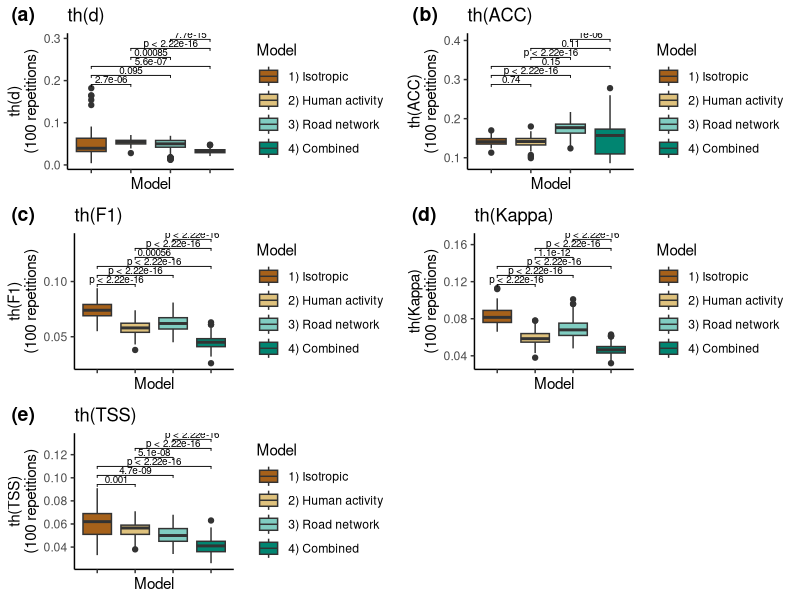

This figure's R source:
#!/usr/bin/env Rscript
# coding: utf-8

suppressWarnings(library("ggplot2"))
suppressWarnings(library("cowplot"))
suppressWarnings(library("ggpubr"))

### Load the evaluation metrics data ###
load_evaluation_metrics <- function()
{
  #------------------------------------#
  # 1) Load data                       #
  #------------------------------------#
  isotropic        = read.table("4_models_evaluation/1-isotropic/score_distribution.txt", sep=" ", h=T)
  human_activity   = read.table("4_models_evaluation/2-human_activity/score_distribution.txt", sep=" ", h=T)
  road_network     = read.table("4_models_evaluation/3-road_network/score_distribution.txt", sep=" ", h=T)
  combined         = read.table("4_models_evaluation/4-combined/score_distribution.txt", sep=" ", h=T)
  N_isotropic      = length(isotropic[,1])
  N_human_activity = length(human_activity[,1])
  N_road_network   = length(road_network[,1])
  N_combined       = length(combined[,1])
  #------------------------------------#
  # 2) Merge dataframes                #
  #------------------------------------#
  data        = as.data.frame(rbind(isotropic, human_activity, road_network, combined))
  names(data) = names(isotropic)
  data$Model  = c(rep("1) Isotropic", N_isotropic), rep("2) Human activity", N_human_activity), rep("3) Road network", N_road_network), rep("4) Combined", N_combined))
  #------------------------------------#
  # 3) Add sensitivity and specificity #
  #------------------------------------#
  data$Sensitivity = data$TPR
  data$Specificity = 1-data$FPR
  return(data)
}

### Plot score distribution through models ###
plot_score <- function( data, my_comparisons, score_name, score_label, pvalue_size )
{
  p = ggplot(data, aes_string(x="Model", y=score_name, fill="Model")) +
    scale_fill_brewer(palette = "BrBG") +
    geom_boxplot() +
    stat_compare_means(comparisons=my_comparisons, p.adjust.method="bonferroni", method='wilcox.test') +
    xlab("Model") +
    ylab(paste0(score_label, "\n(100 repetitions)")) +
    ggtitle(score_label) +
    theme_classic() +
    theme(axis.text.x=element_blank())
  p$layers[[2]]$aes_params$textsize = pvalue_size
  return(p)
}

### Plot the distributions of evaluation metric thresholds ###
plot_evaluation_threshold <- function()
{
  data = load_evaluation_metrics()
  ###############################
  my_comparisons = list(c("1) Isotropic", "2) Human activity"), c("1) Isotropic", "3) Road network"), c("1) Isotropic", "4) Combined"), c("2) Human activity", "3) Road network"), c("2) Human activity", "4) Combined"), c("3) Road network", "4) Combined"))
  ###############################
  p1 = plot_score(data, my_comparisons, "d_th", "th(d)", 2.5)
  p2 = plot_score(data, my_comparisons, "ACC_th", "th(ACC)", 2.5)
  p3 = plot_score(data, my_comparisons, "F1_th", "th(F1)", 2.5)
  p4 = plot_score(data, my_comparisons, "KAPPA_th", "th(Kappa)", 2.5)
  p5 = plot_score(data, my_comparisons, "TSS_th", "th(TSS)", 2.5)
  ###############################
  p = plot_grid(p1, p2, p3, p4, p5, ncol=2, labels=c("(a)","(b)","(c)","(d)","(e)"))
  return(p)
}


##################
#      MAIN      #
##################

args    = commandArgs(trailingOnly = TRUE)
WORKDIR = args[1]
setwd(WORKDIR)

p = plot_evaluation_threshold()
ggsave("figures/FigureS3_bis.pdf", p, width=10, height=9.2, units="in")

